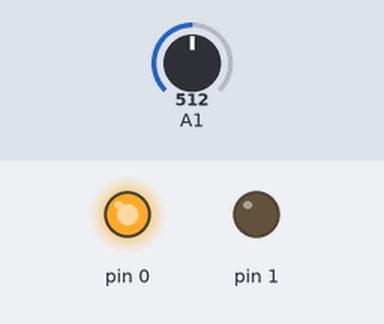
The sketch below on a simulated Arduino Uno, built with avr-gcc and run on an emulated ATmega328P. Shown: output pins drawn as LEDs (lit = HIGH). The test bench sets the inputs (shaded band); at power-on: A1 = 512.

Above: at 1.2 s.
1.3 s: A1 set to 131
2.8 s: A1 set to 110
At 3.4 s:
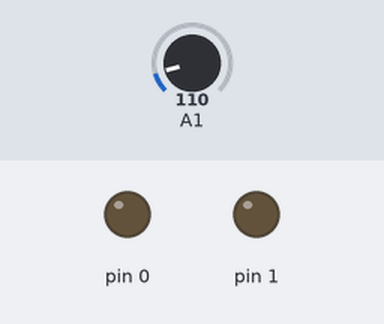
4.3 s: A1 set to 122
At 4.7 s:
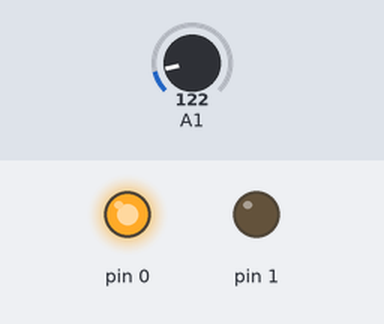
5.8 s: A1 set to 0
At 7.2 s:
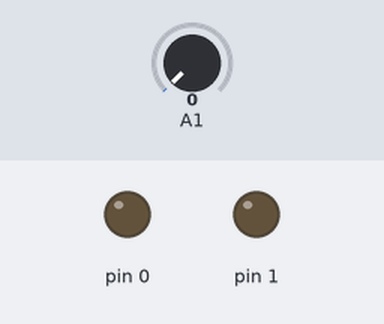
Timing chart, 0 to 8.3 s (numbered marks = the images above; inputs shaded):
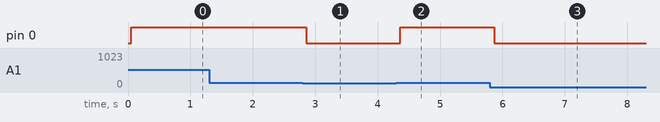

The sketch:

vib_ultra.ino
```cpp
int sonarVal = 0;
int distance = 0;

void setup() {
  pinMode(2, INPUT);
  pinMode(1, OUTPUT);
  pinMode(0, OUTPUT);
}

void loop() {
  distance = getDistanceCM();
  if (distance > 150) {
    digitalWrite(0, HIGH);
  }

  else {
     digitalWrite(0, LOW);
  }
}

int getDistanceCM() {
  int inchesRead;
  int cm;
  sonarVal = analogRead(1);
  delay(50);
  inchesRead = (sonarVal * 0.497);
  cm = inchesRead * 2.54;
  return cm;
}
```

Measured:
- the behaviour switches between 121 and 120 on A1 (found by bisection; images 0 and 1)
- after the input at 1.3 s, every drawn part: stays the same
- after the input at 2.8 s, pin 0: HIGH → LOW after 0.06 s
- after the input at 4.3 s, pin 0: LOW → HIGH after 0.06 s
- after the input at 5.8 s, pin 0: HIGH → LOW after 0.07 s
